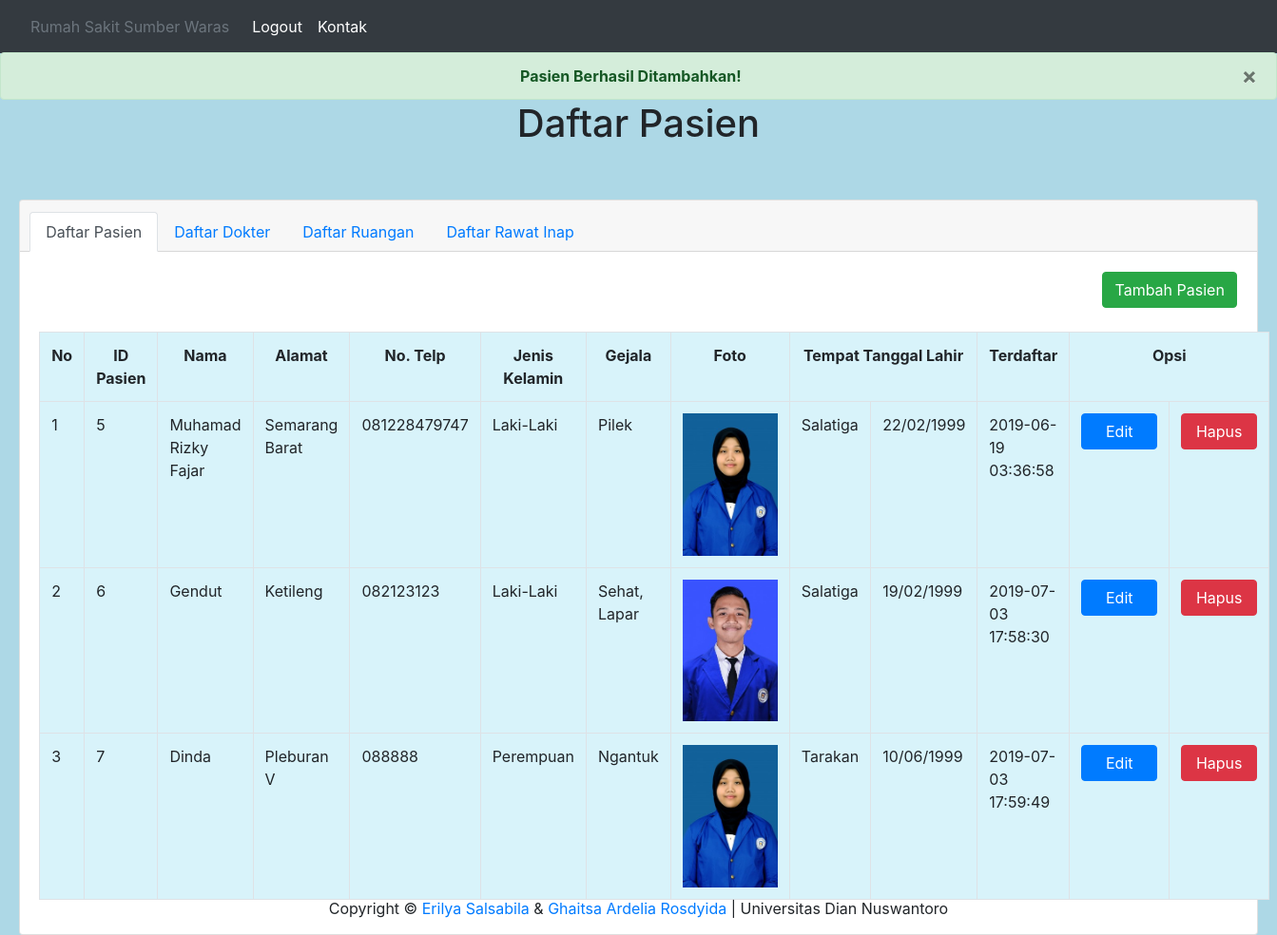
Page /view/tampil_daftar_pasien.php?pesan=tambah_sukses on the committed database.
### tables this page shows
CREATE TABLE IF NOT EXISTS `daftar_pasien` (
`id` int(11) NOT NULL,
  `nama` varchar(40) DEFAULT NULL,
  `alamat` text,
  `telp` varchar(15) DEFAULT NULL,
  `jenis_kelamin` varchar(15) DEFAULT NULL,
  `gejala` text,
  `foto` varchar(250) DEFAULT NULL,
  `kota` varchar(50) DEFAULT NULL,
  `tlahir` varchar(50) DEFAULT NULL,
  `reg` varchar(50) DEFAULT NULL
);

### view/tabel_daftar_pasien.php (the view, shortened to what this page needs)
<?php
include '../proses/koneksi.php';
 ?>
 <br>
 <center>
<table class="table table-bordered" style="width: 100%; background-color: #d8f3fa;">
	<tr>
		<th class="text-center">No</th>
		<th class="text-center" style="width: 50px">ID Pasien</th>
		<th class="text-center" style="width: 200px;">Nama</th>
		<th class="text-center" style="width: 300px;">Alamat</th>
		<th class="text-center">No. Telp</th>
		<th class="text-center">Jenis Kelamin</th>
		<th class="text-center" style="width: 300px;">Gejala</th>
		<th class="text-center" style="width: 150px">Foto</th>
		<th colspan="2" class="text-center">Tempat Tanggal Lahir</th>
		<th class="text-center">Terdaftar</th>
		<th colspan="2" class="text-center">Opsi</th>
	</tr>
	<?php
		$nomor = 0;
		$d = mysqli_query($koneksi,"SELECT * FROM daftar_pasien");
		if(mysqli_num_rows($d)>0){
		while($data=mysqli_fetch_array($d)){
			$nomor++;
			?>
	<tr>
			<td><?php echo $nomor ?></td>
			<td><?php echo $data['id'] ?></td>
			<td><?php echo $data['nama'] ?></td>
			<td><?php echo $data['alamat'] ?></td>
			<td><?php echo $data['telp'] ?></td>
			<td><?php echo $data['jenis_kelamin'] ?></td>
			<td><?php echo $data['gejala'] ?></td>
			<td><img src="../foto/pasien/<?php echo $data['foto'] ?>" alt="" style="width: 100px;"></td>
			<td><?php echo $data['kota'] ?></td>
			<td><?php echo $data['tlahir'] ?></td>
			<td><?php echo $data['reg'] ?></td>
			<td><a href="../proses/form_edit.php?id=<?php echo $data['id'] ?>" class="btn btn-primary" data-toggle="modal" data-target="#editPasien" style="width: 80px;">Edit</a></td>
			<td><a href="../proses/hapus_pasien.php?id=<?php echo $data['id'] ?>" class="btn btn-danger" style="width: 80px;">Hapus</a></td>
			<?php
		}
		}
	 ?>
	</tr>
</table>
 </center>

### rows in the picture
daftar_pasien: id "5", nama "Muhamad Rizky Fajar", alamat "Semarang Barat", telp "081228479747", jenis_kelamin "Laki-Laki", gejala "Pilek", foto (picture), kota "Salatiga", tlahir "22/02/1999", reg "2019-06-19 03:36:58"
daftar_pasien: id "6", nama "Gendut", alamat "Ketileng", telp "082123123", jenis_kelamin "Laki-Laki", gejala "Sehat, Lapar", foto (picture), kota "Salatiga", tlahir "19/02/1999", reg "2019-07-03 17:58:30"
daftar_pasien: id "7", nama "Dinda", alamat "Pleburan V", telp "088888", jenis_kelamin "Perempuan", gejala "Ngantuk", foto (picture), kota "Tarakan", tlahir "10/06/1999", reg "2019-07-03 17:59:49"
